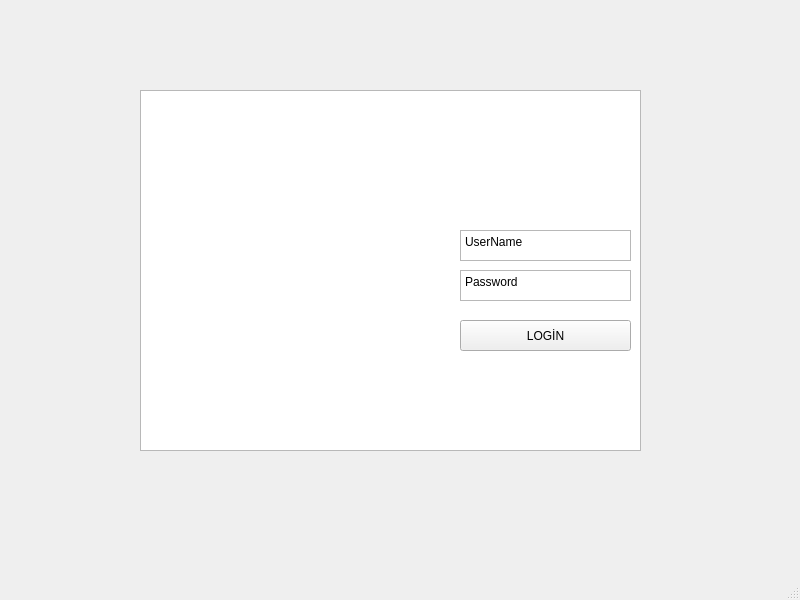
<?xml version="1.0" encoding="UTF-8"?>
<ui version="4.0">
 <class>MainWindow</class>
 <widget class="QMainWindow" name="MainWindow">
  <property name="geometry">
   <rect>
    <x>0</x>
    <y>0</y>
    <width>800</width>
    <height>600</height>
   </rect>
  </property>
  <property name="windowTitle">
   <string>MainWindow</string>
  </property>
  <widget class="QWidget" name="centralwidget">
   <widget class="QGraphicsView" name="Login">
    <property name="geometry">
     <rect>
      <x>140</x>
      <y>90</y>
      <width>501</width>
      <height>361</height>
     </rect>
    </property>
    <property name="styleSheet">
     <string notr="true">background-image: url(:/images/Ersin/images/login.jpg);</string>
    </property>
   </widget>
   <widget class="QLabel" name="label">
    <property name="geometry">
     <rect>
      <x>300</x>
      <y>120</y>
      <width>191</width>
      <height>61</height>
     </rect>
    </property>
    <property name="text">
     <string>&lt;html&gt;&lt;head/&gt;&lt;body&gt;&lt;p&gt;&lt;span style=&quot; font-size:18pt; font-weight:700; color:#ffffff;&quot;&gt;CRM PROJECT&lt;/span&gt;&lt;/p&gt;&lt;/body&gt;&lt;/html&gt;</string>
    </property>
   </widget>
   <widget class="QTextEdit" name="Username">
    <property name="geometry">
     <rect>
      <x>460</x>
      <y>230</y>
      <width>171</width>
      <height>31</height>
     </rect>
    </property>
    <property name="html">
     <string>&lt;!DOCTYPE HTML PUBLIC &quot;-//W3C//DTD HTML 4.0//EN&quot; &quot;http://www.w3.org/TR/REC-html40/strict.dtd&quot;&gt;
&lt;html&gt;&lt;head&gt;&lt;meta name=&quot;qrichtext&quot; content=&quot;1&quot; /&gt;&lt;meta charset=&quot;utf-8&quot; /&gt;&lt;style type=&quot;text/css&quot;&gt;
p, li { white-space: pre-wrap; }
hr { height: 1px; border-width: 0; }
li.unchecked::marker { content: &quot;\2610&quot;; }
li.checked::marker { content: &quot;\2612&quot;; }
&lt;/style&gt;&lt;/head&gt;&lt;body style=&quot; font-family:'Segoe UI'; font-size:9pt; font-weight:400; font-style:normal;&quot;&gt;
&lt;p style=&quot; margin-top:0px; margin-bottom:0px; margin-left:0px; margin-right:0px; -qt-block-indent:0; text-indent:0px;&quot;&gt;UserName&lt;/p&gt;&lt;/body&gt;&lt;/html&gt;</string>
    </property>
   </widget>
   <widget class="QTextEdit" name="Password">
    <property name="geometry">
     <rect>
      <x>460</x>
      <y>270</y>
      <width>171</width>
      <height>31</height>
     </rect>
    </property>
    <property name="html">
     <string>&lt;!DOCTYPE HTML PUBLIC &quot;-//W3C//DTD HTML 4.0//EN&quot; &quot;http://www.w3.org/TR/REC-html40/strict.dtd&quot;&gt;
&lt;html&gt;&lt;head&gt;&lt;meta name=&quot;qrichtext&quot; content=&quot;1&quot; /&gt;&lt;meta charset=&quot;utf-8&quot; /&gt;&lt;style type=&quot;text/css&quot;&gt;
p, li { white-space: pre-wrap; }
hr { height: 1px; border-width: 0; }
li.unchecked::marker { content: &quot;\2610&quot;; }
li.checked::marker { content: &quot;\2612&quot;; }
&lt;/style&gt;&lt;/head&gt;&lt;body style=&quot; font-family:'Segoe UI'; font-size:9pt; font-weight:400; font-style:normal;&quot;&gt;
&lt;p style=&quot; margin-top:0px; margin-bottom:0px; margin-left:0px; margin-right:0px; -qt-block-indent:0; text-indent:0px;&quot;&gt;Password&lt;/p&gt;&lt;/body&gt;&lt;/html&gt;</string>
    </property>
   </widget>
   <widget class="QPushButton" name="pushButton">
    <property name="geometry">
     <rect>
      <x>460</x>
      <y>320</y>
      <width>171</width>
      <height>31</height>
     </rect>
    </property>
    <property name="text">
     <string>LOGİN</string>
    </property>
   </widget>
  </widget>
  <widget class="QMenuBar" name="menubar">
   <property name="geometry">
    <rect>
     <x>0</x>
     <y>0</y>
     <width>800</width>
     <height>22</height>
    </rect>
   </property>
  </widget>
  <widget class="QStatusBar" name="statusbar"/>
 </widget>
 <resources>
  <include location="../qrmc.qrc"/>
 </resources>
 <connections/>
</ui>
